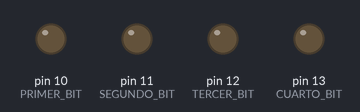
A sketch run on a simulated Arduino Uno, built with avr-gcc and run on an emulated ATmega328P. Shown: output pins drawn as LEDs (lit = HIGH).

Above: at 0.2 s.
At 1.2 s:
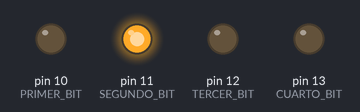
At 2.7 s:
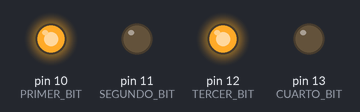
At 5.2 s:
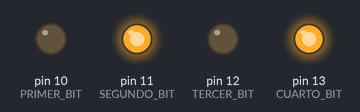
At 7.7 s:
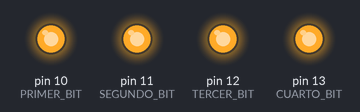
At 10.7 s:
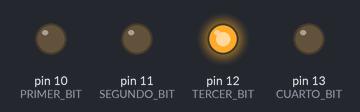
Timing chart, 0 to 11.1 s (numbered marks = the images above):
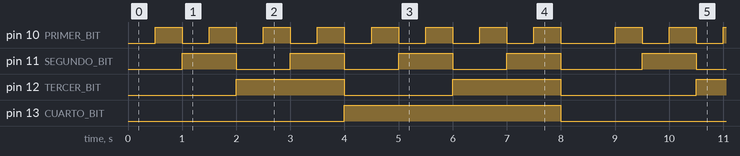

Measured:
- by itself, pin 10 (PRIMER_BIT): repeats every 8.5 s: 7 × (LOW 0.50 s, HIGH 0.50 s), LOW 1.0 s, HIGH 0.50 s
- by itself, pin 11 (SEGUNDO_BIT): repeats every 8.5 s: 3 × (LOW 1.0 s, HIGH 1.0 s), LOW 1.5 s, HIGH 1.0 s
- by itself, pin 12 (TERCER_BIT): repeats every 8.5 s: LOW 2.0 s, HIGH 2.0 s, LOW 2.5 s, HIGH 2.0 s
- by itself, pin 13 (CUARTO_BIT): alternates HIGH for 4.0 s and LOW for 4.5 s

The sketch:

contadorBinario.ino
```cpp
#define PRIMER_BIT 10
#define SEGUNDO_BIT 11
#define TERCER_BIT 12
#define CUARTO_BIT 13

void setup()
{
  for(int i = 10; i <= 13; i++)
    pinMode(i, OUTPUT);
}

void loop()
{
  for(int i = 0; i <= 16; i++) {
    (i % 2 == 1 ) ? digitalWrite(PRIMER_BIT, HIGH): digitalWrite(PRIMER_BIT, LOW) ;
    (i % 4 >= 2 ) ? digitalWrite(SEGUNDO_BIT, HIGH): digitalWrite(SEGUNDO_BIT, LOW) ;
    (i % 8 >= 4 ) ? digitalWrite(TERCER_BIT, HIGH): digitalWrite(TERCER_BIT, LOW) ;
    (i % 16 >= 8 ) ? digitalWrite(CUARTO_BIT, HIGH): digitalWrite(CUARTO_BIT, LOW) ;
    delay(500);
  }
}
```
